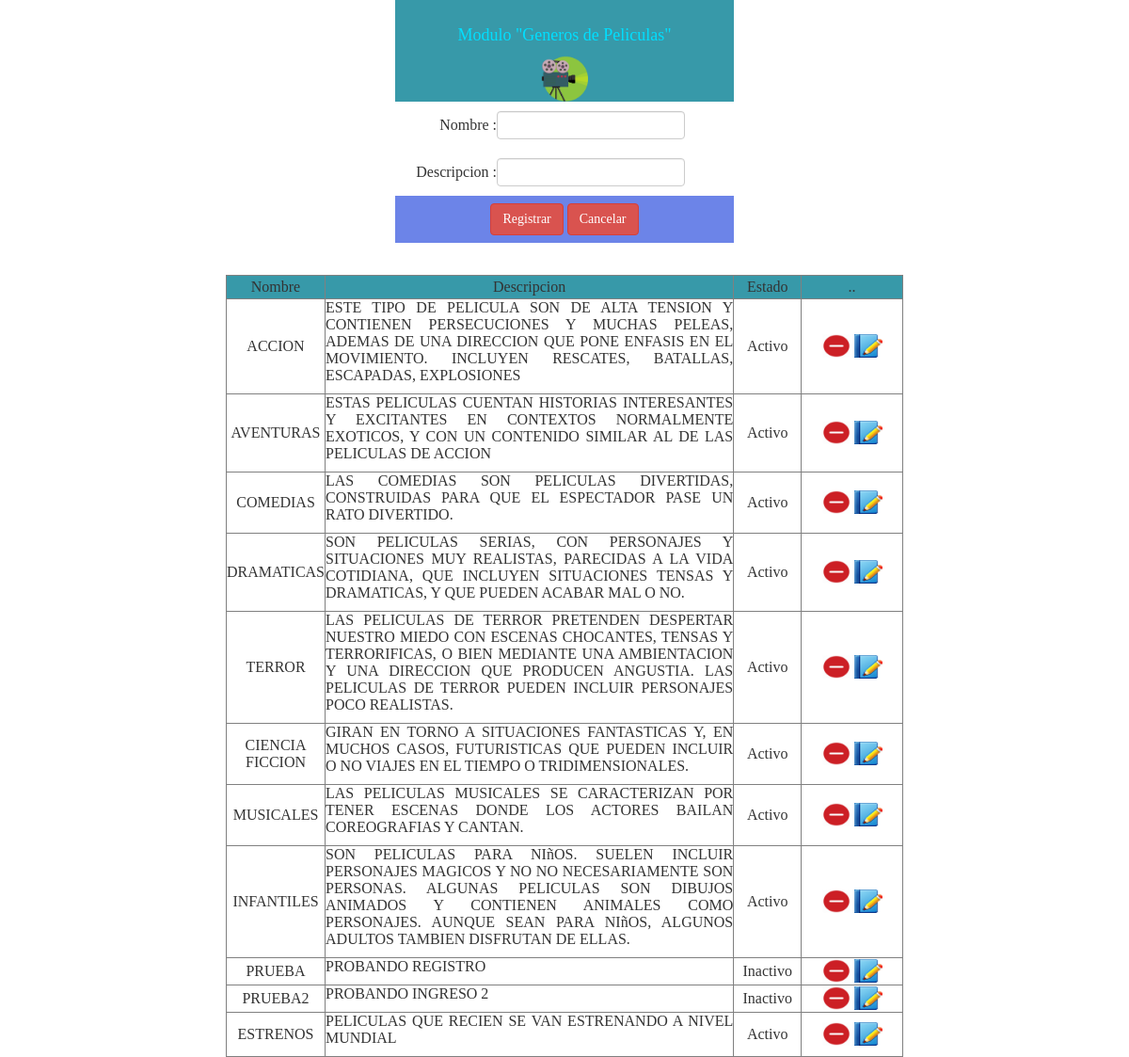
Page /modelos/gestionar_genero.php?id=1&accion=darBaja on the committed database.
### tables this page shows
CREATE TABLE `generos_peliculas` (
  `cod_generopelicula` int(11) NOT NULL,
  `nombre_gp` varchar(100) NOT NULL,
  `descripcion_gp` varchar(300) NOT NULL,
  `estado` tinyint(1) NOT NULL
);

### vistas/form_generos.php (the view, shortened to what this page needs)
<!DOCTYPE html>
<html>
    <head>
        <link rel="stylesheet" href="../css/bootstrap.min.css">
        <link rel="stylesheet" href="../css/personalizar/personalizar.css">
    </head>
    <body>
        <div>
            <form id="form_generos" name="form_generos" method="post" action="../modelos/gestionar_genero.php">
                <table align="center"  width="30%" bgcolor='#85F5DB'>
                    <tr>
                        <td height="50px" align="center" colspan="2" bgcolor="#3799A9">
                        	<br>
                            <h4>  Modulo "Generos de Peliculas" </h4>
                            <image src="../imagenes/generopeli.png" width="50px" height="50px"/>
                        </td>
                    </tr>
                    <tr>
                        <td align="right" height="50px">
                            Nombre :
                        </td>
                        <td>
                            <input type="text" name="caja_nombre" id="caja_nombre"  autocomplete="off" class="form-control" style="width: 200px; height: 30px;" required >
                        </td>
                    </tr>
                    <tr>
                        <td align="right" height="50px">
                            Descripcion :
                        </td>
                        <td>
                            <input type="text" name="caja_descripcion" id="caja_descripcion" autocomplete="off" class="form-control" style="width: 200px; height: 30px;" required >
                        </td>
                    </tr>
                    <tr bgcolor="#6C84E8">
                        <td align="center" height="50px" colspan="2">
                            <input type="submit" name="registrar"id="registrar" class="btn btn-danger" value="Registrar">
                            <input type="button" name="cancelar" value="Cancelar" class="btn btn-danger" value="Cancelar" onclick="location.href = '../vistas/form_menu.php' ">
                        </td>
                    </tr>
                </table>
            </form>
        </div>
        <br>
        <div>
            <table width="60%" align="center" border="1" style="border-collapse: collapse;" bgcolor="#3799A9">
                <tr height="25px" bgcolor="#3799A9">
                    <td align="center" width="10%">
                        Nombre
                    </td>
                    <td align="center">
                        Descripcion
                    </td>
                    <td align="center" width="10%">
                        Estado
                    </td>
                    <td align="center" width="15%" >
                        ..
                    </td>
                </tr>
                <?php
                    $conexion = conectarBD();
                    $sqlListarGeneros = "SELECT  * "
                            . "FROM  generos_peliculas";
                    $resultado = $conexion->query($sqlListarGeneros);
                ?>
                <?php
                    while ($col = $resultado->fetch_object()) {
                ?>
                <tr>
                    <td align="center">
                    	 <?php echo $col->nombre_gp ?>
                    </td>
                    <td>
                        <P align="justify">
                        	 <?php echo $col->descripcion_gp ?>
                        </P>
                    </td>
                    <td align="center">
                    	     <?php
                                $estado = $col->estado;
                                if ($estado==1) {
                                    echo 'Activo';
                                }else{
                                    echo 'Inactivo';
                                }
                            ?>
                    </td>
                    <td align="center">
                    	<a href="../modelos/gestionar_genero.php?id=<?php echo $col->cod_generopelicula ?>&accion=darBaja">
                                <image src="../imagenes/iconos/darbaja.png" width="30px" height="25px"/>
                         </a>
                         <a href="../vistas/form_modificargeneros.php?id=<?php echo $col->cod_generopelicula ?>">
                                <image src="../imagenes/iconos/modificar.png" width="30px" height="25px"/>
                         </a>
                    </td>
                </tr>
                 <?php
                 	}
                ?>
            </table>
        </div>
    </body>
</html>

### css/personalizar/personalizar.css (style rules this page uses)
body { font-family:"Times New Roman"; background-repeat: no-repeat; }
h3,h1,h4 { color:#00dfff; text-align: center; font-family:"Times New Roman"; }

### rows in the picture
generos_peliculas: nombre_gp "ACCION", descripcion_gp "ESTE TIPO DE PELICULA SON DE ALTA TENSION Y CONTIENEN PERSECUCIONES Y MUCHAS PELEAS, ADEMAS DE UNA DIRECCION QUE PONE ENFASIS EN EL MOVIMIENTO. INCLUYEN RESCATES, BATALLAS, ESCAPADAS, EXPLOSIONES", estado "Activo"
generos_peliculas: nombre_gp "AVENTURAS", descripcion_gp "ESTAS PELICULAS CUENTAN HISTORIAS INTERESANTES Y EXCITANTES EN CONTEXTOS NORMALMENTE EXOTICOS, Y CON UN CONTENIDO SIMILAR AL DE LAS PELICULAS DE ACCION", estado "Activo"
generos_peliculas: nombre_gp "COMEDIAS", descripcion_gp "LAS COMEDIAS SON PELICULAS DIVERTIDAS, CONSTRUIDAS PARA QUE EL ESPECTADOR PASE UN RATO DIVERTIDO.", estado "Activo"
generos_peliculas: nombre_gp "DRAMATICAS", descripcion_gp "SON PELICULAS SERIAS, CON PERSONAJES Y SITUACIONES MUY REALISTAS, PARECIDAS A LA VIDA COTIDIANA, QUE INCLUYEN SITUACIONES TENSAS Y DRAMATICAS, Y QUE PUEDEN ACABAR MAL O NO.", estado "Activo"
generos_peliculas: nombre_gp "TERROR", descripcion_gp "LAS PELICULAS DE TERROR PRETENDEN DESPERTAR NUESTRO MIEDO CON ESCENAS CHOCANTES, TENSAS Y TERRORIFICAS, O BIEN MEDIANTE UNA AMBIENTACION Y UNA DIRECCION QUE PRODUCEN ANGUSTIA. LAS PELICULAS DE TERROR PUEDEN INCLUIR PERSONAJES POCO REALISTAS.", estado "Activo"
generos_peliculas: nombre_gp "CIENCIA FICCION", descripcion_gp "GIRAN EN TORNO A SITUACIONES FANTASTICAS Y, EN MUCHOS CASOS, FUTURISTICAS QUE PUEDEN INCLUIR O NO VIAJES EN EL TIEMPO O TRIDIMENSIONALES.", estado "Activo"
generos_peliculas: nombre_gp "MUSICALES", descripcion_gp "LAS PELICULAS MUSICALES SE CARACTERIZAN POR TENER ESCENAS DONDE LOS ACTORES BAILAN COREOGRAFIAS Y CANTAN.", estado "Activo"
generos_peliculas: nombre_gp "INFANTILES", descripcion_gp "SON PELICULAS PARA NIñOS. SUELEN INCLUIR PERSONAJES MAGICOS Y NO NO NECESARIAMENTE SON PERSONAS. ALGUNAS PELICULAS SON DIBUJOS ANIMADOS Y CONTIENEN ANIMALES COMO PERSONAJES. AUNQUE SEAN PARA NIñOS, ALGUNOS ADULTOS TAMBIEN DISFRUTAN DE ELLAS.", estado "Activo"
generos_peliculas: nombre_gp "PRUEBA", descripcion_gp "PROBANDO REGISTRO", estado "Inactivo"
generos_peliculas: nombre_gp "PRUEBA2", descripcion_gp "PROBANDO INGRESO 2", estado "Inactivo"
generos_peliculas: nombre_gp "ESTRENOS", descripcion_gp "PELICULAS QUE RECIEN SE VAN ESTRENANDO A NIVEL MUNDIAL", estado "Activo"
